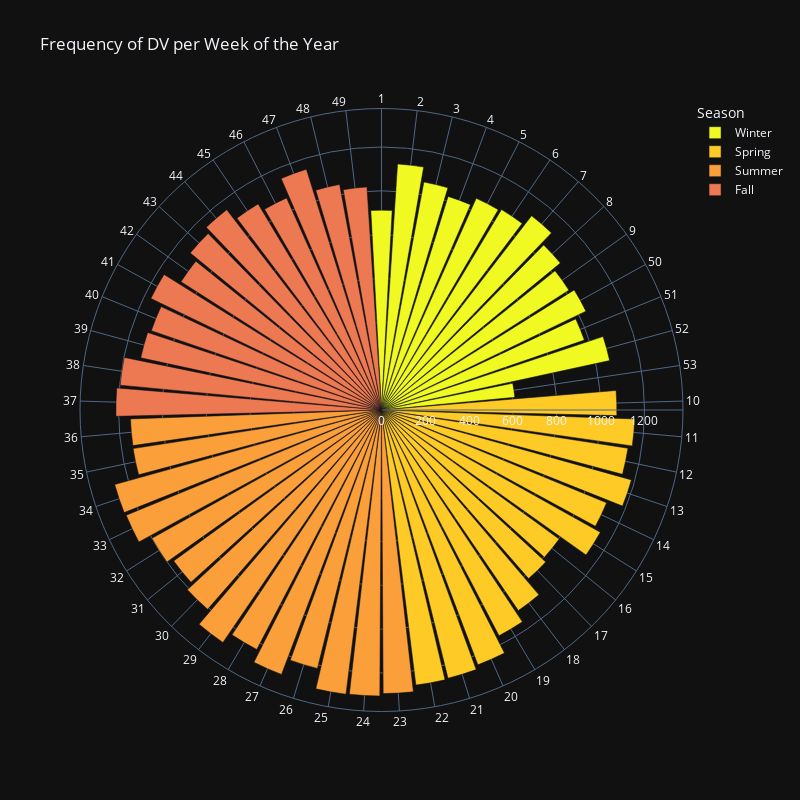

This figure's notebook cell:
### Code cell
# Creating a radial histogram for weekly data in place of figure 9
t = list(weekly_report.Week_Num.astype(str))

radialfig = px.bar_polar(weekly_report, r='Weekly Total', theta=t,
    width=800, height=800,
    color='Season', template="plotly_dark",
    color_discrete_sequence=px.colors.sequential.Plasma_r,
    title='Frequency of DV per Week of the Year')

radialfig.show()

### Figure 1 — Plotly figure (JSON) as saved in the notebook; plotly's stock layout.template omitted (floating-point values rounded to 4 significant figures)
{"data": [{"hovertemplate": "Season=Winter<br>Weekly Total=%{r}<br>theta=%{theta}<extra></extra>", "legendgroup": "Winter", "marker": {"color": "#f0f921", "pattern": {"shape": ""}}, "name": "Winter", "r": [912, 1125, 1058, 1021, 1058, 1066, 1120, 1056, 1015, 1036, 979, 1065, 611], "showlegend": true, "subplot": "polar", "theta": ["1", "2", "3", "4", "5", "6", "7", "8", "9", "50", "51", "52", "53"], "type": "barpolar"}, {"hovertemplate": "Season=Spring<br>Weekly Total=%{r}<br>theta=%{theta}<extra></extra>", "legendgroup": "Spring", "marker": {"color": "#fdca26", "pattern": {"shape": ""}}, "name": "Spring", "r": [1074, 1156, 1138, 1184, 1111, 1144, 1002, 1021, 1108, 1161, 1243, 1261, 1265], "showlegend": true, "subplot": "polar", "theta": ["10", "11", "12", "13", "14", "15", "16", "17", "18", "19", "20", "21", "22"], "type": "barpolar"}, {"hovertemplate": "Season=Summer<br>Weekly Total=%{r}<br>theta=%{theta}<extra></extra>", "legendgroup": "Summer", "marker": {"color": "#fb9f3a", "pattern": {"shape": ""}}, "name": "Summer", "r": [1294, 1305, 1307, 1215, 1290, 1232, 1284, 1207, 1172, 1200, 1260, 1264, 1147, 1146], "showlegend": true, "subplot": "polar", "theta": ["23", "24", "25", "26", "27", "28", "29", "30", "31", "32", "33", "34", "35", "36"], "type": "barpolar"}, {"hovertemplate": "Season=Fall<br>Weekly Total=%{r}<br>theta=%{theta}<extra></extra>", "legendgroup": "Fall", "marker": {"color": "#ed7953", "pattern": {"shape": ""}}, "name": "Fall", "r": [1212, 1198, 1124, 1111, 1169, 1086, 1129, 1155, 1096, 1060, 1151, 1047, 1020], "showlegend": true, "subplot": "polar", "theta": ["37", "38", "39", "40", "41", "42", "43", "44", "45", "46", "47", "48", "49"], "type": "barpolar"}], "layout": {"barmode": "relative", "height": 800, "legend": {"title": {"text": "Season"}, "tracegroupgap": 0}, "polar": {"angularaxis": {"direction": "clockwise", "rotation": 90}, "domain": {"x": [0, 1], "y": [0, 1]}}, "title": {"text": "Frequency of DV per Week of the Year"}, "width": 800}}
